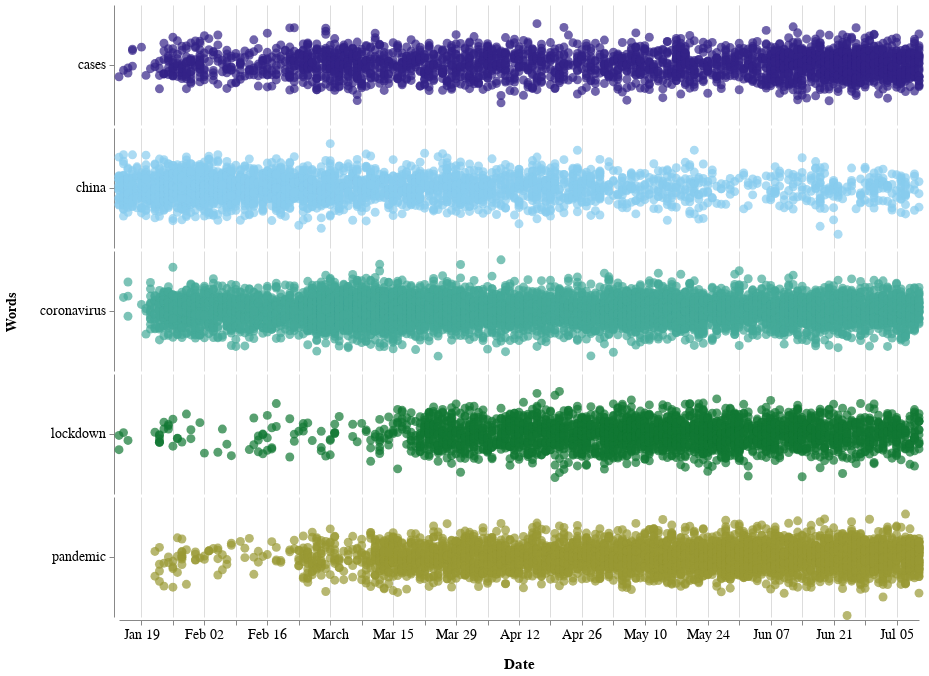

Notebook source saved alongside this figure:
### Markdown cell above
The strip plot is created:

### Code cell
#plt.figure(figsize=(20,15))
#ax = sns.stripplot(x="Date", y="Words", data=df_text, jitter=0.35, orient='h', marker="D")
#plt.xlabel("Month",fontsize=20)
#plt.ylabel("Words",fontsize=20)

stripplot_text =  alt.Chart(df_text, width=800, height=120).mark_circle(size=80).encode(
    y=alt.Y(
        'jitter:Q',
        title=None,
        axis=alt.Axis(values=[0], ticks=True, grid=False, labels=False),
        scale=alt.Scale(),
    ),
    x=alt.X('Date'),
    color=alt.Color('Words:N', legend=None, scale=alt.Scale(range=['#332288','#88CCEE','#44AA99','#117733','#999933'])),
    row=alt.Row(
        'Words:N',
        header=alt.Header(
            labelAngle=0,
            titleOrient='left',
            labelOrient='left',
            labelAlign='left',
            labelPadding=3,
            labelFontSize=14,
            titleFontSize=14
        ),
    ),
).transform_calculate(
    # Generate Gaussian jitter with a Box-Muller transform
    jitter='sqrt(-2*log(random()))*cos(2*PI*random())'
).configure_facet(
    spacing=0
).configure_view(
    stroke=None
).configure_axis(
    labelFontSize=14,
    titleFontSize=15,
    titlePadding=15
)

stripplot_text

### Figure 1 — Vega-Lite specification as saved in the notebook (floating-point values rounded to 4 significant figures; data arrays with more than 128 entries replaced by an {"elided": "..."} marker saying what was removed)
{"config": {"view": {"continuousWidth": 400, "continuousHeight": 300, "stroke": null}, "axis": {"labelFontSize": 14, "titleFontSize": 15, "titlePadding": 15}, "facet": {"spacing": 0}}, "data": {"name": "data-0eb5fbad56b13a30d0270ce4d2a315fd"}, "mark": {"type": "circle", "size": 80}, "encoding": {"color": {"type": "nominal", "field": "Words", "legend": null, "scale": {"range": ["#332288", "#88CCEE", "#44AA99", "#117733", "#999933"]}}, "row": {"type": "nominal", "field": "Words", "header": {"labelAlign": "left", "labelAngle": 0, "labelFontSize": 14, "labelOrient": "left", "labelPadding": 3, "titleFontSize": 14, "titleOrient": "left"}}, "x": {"type": "temporal", "field": "Date"}, "y": {"type": "quantitative", "axis": {"grid": false, "labels": false, "ticks": true, "values": [0]}, "field": "jitter", "scale": {}, "title": null}}, "height": 120, "transform": [{"calculate": "sqrt(-2*log(random()))*cos(2*PI*random())", "as": "jitter"}], "width": 800, "$schema": "https://vega.github.io/schema/vega-lite/v4.8.1.json", "datasets": {"data-0eb5fbad56b13a30d0270ce4d2a315fd": {"elided": "19691 records"}}}
